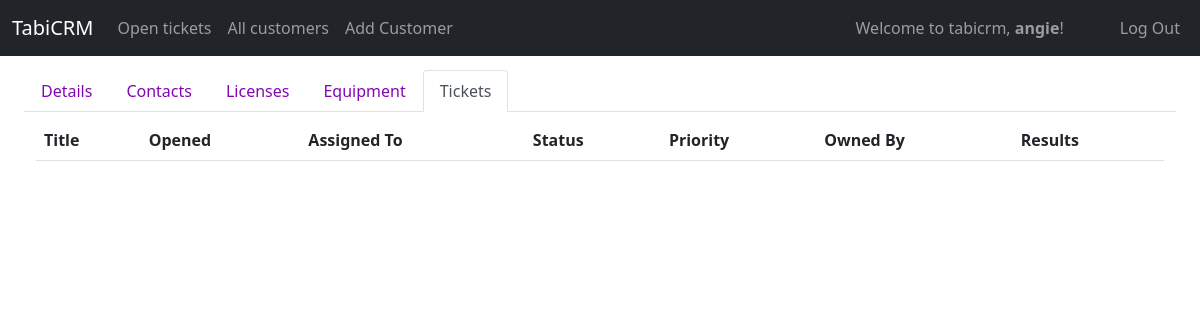
The app's page /display_tickets/5 (signed in), older data.
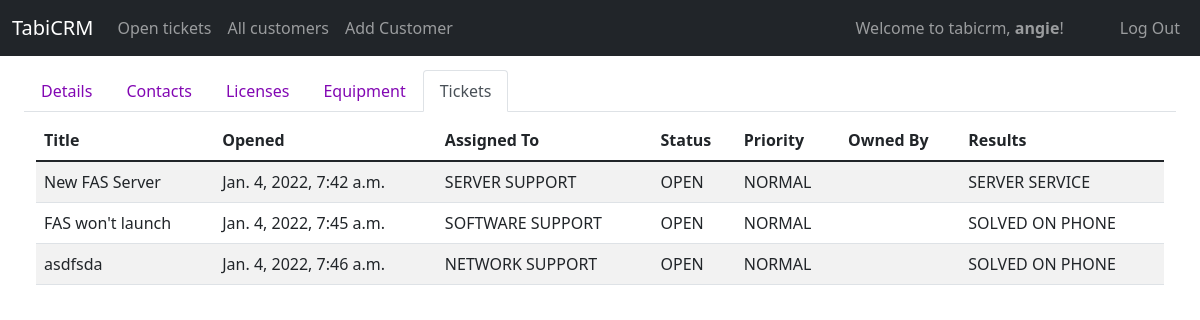
The same page, newer data.
### tabicrm/models.py (models this page shows, shortened)
class Ticket(models.Model):
    OPEN='OPEN'
    IN_PROGRESS='IN PROGRESS'
    WAITING_ON_CUSTOMER = 'WAITING ON CUSTOMER'
    CLOSED = 'CLOSED'
    LOW = 'LOW'
    NORMAL = 'NORMAL'
    HIGH = 'HIGH'
    URGENT = 'URGENT'
    SOLVED_ON_PHONE = 'SOLVED ON PHONE'
    SERVER_SERVICE = 'SERVER SERVICE'
    ROUTER_SERVICE = 'ROUTER SERVICE'
    CONTRACT_SERVICE = 'CONTRACT SERVICE'
    NON_CONTRACT_SERVICE = 'NON-CONTRACT SERVICE'
    NETWORK_SUPPORT_TEAM = "NETWORK SUPPORT"
    SOFTWARE_SUPPORT_TEAM = "SOFTWARE SUPPORT"
    SERVER_SUPPORT_TEAM = "SERVER SUPPORT"
    HARDWARE_SUPPORT_TEAM = "HARDWARE SUPPORT"
    SALES_TEAM = "SALES"
    DEVELOPMENT_TEAM = "DEVELOPMENT"
    STATUS_CHOICES = [
        (OPEN, 'OPEN'),
        (IN_PROGRESS, 'IN PROGRESS'),
        (WAITING_ON_CUSTOMER, 'WAITING ON CUSTOMER'),
        (CLOSED, 'CLOSED')
    ]
    PRIORITY_CHOICES = [
        (LOW, 'LOW'),
        (NORMAL, 'NORMAL'),
        (HIGH, 'HIGH'),
        (URGENT, 'URGENT')
    ]
    RESULTS_CHOICES = [
        (SOLVED_ON_PHONE, 'SOLVED ON PHONE'),
        (SERVER_SERVICE, 'SERVER SERVICE'),
        (ROUTER_SERVICE, 'ROUTER SERVICE'),
        (CONTRACT_SERVICE, 'CONTRACT SERVICE'),
        (NON_CONTRACT_SERVICE, 'NON-CONTRACT SERVICE')
    ]
    TEAM_CHOICES = [
        (NETWORK_SUPPORT_TEAM, "NETWORK SUPPORT"),
        (SOFTWARE_SUPPORT_TEAM, "SOFTWARE SUPPORT"),
        (SERVER_SUPPORT_TEAM, "SERVER SUPPORT"),
        (HARDWARE_SUPPORT_TEAM, "HARDWARE SUPPORT"),
        (SALES_TEAM, "SALES"),
        (DEVELOPMENT_TEAM, "DEVELOPMENT")
    ]
    id = models.AutoField(primary_key=True)
    customer = models.ForeignKey(Customer, on_delete=CASCADE, related_name="customer_ticket")
    assigned_to = models.CharField(max_length=255, choices=TEAM_CHOICES, default=SOFTWARE_SUPPORT_TEAM)
    owned_by = models.ForeignKey(User, on_delete=SET_NULL, related_name="ticket_ownedby", blank=True, null=True)
    title = models.CharField(max_length=255)
    status =  models.CharField(max_length=255, choices=STATUS_CHOICES, default=OPEN)
    priority = models.CharField(max_length=255, choices=PRIORITY_CHOICES, default=NORMAL)
    results = models.CharField(max_length=255, choices=RESULTS_CHOICES, default=SOLVED_ON_PHONE)
    description = models.TextField(blank=True, null=True)
    solution = models.TextField(blank=True, null=True)
    added_by = models.ForeignKey(User, on_delete=SET_NULL, related_name="ticket_addedby", blank=True, null=True)
    updated_by = models.ForeignKey(User, on_delete=SET_NULL, related_name="ticket_updatedon", blank=True, null=True)
    created_on = models.DateTimeField(auto_now_add=True)
    updated_on = models.DateTimeField(auto_now=True)

### tabicrm/views/ticket.py (the view)
# urls.py: path("display_tickets/<int:customerId>", views.display_tickets, name="display_tickets"),
@login_required
def display_tickets(request, customerId):
    customer = Customer.objects.get(id = customerId)
    tickets = Ticket.objects.filter(customer = customer)
    return render(request,"tabicrm/full_forms/display_tickets.html", {"tickets": tickets, 'customer': customer, 'cust_tickets': True })

### tabicrm/templates/tabicrm/full_forms/display_tickets.html
{% extends "tabicrm/layout.html" %}
{% load static %}
{% load humanize %}
{% block body %}
<div class="container-fluid mt-2">
    {% include 'tabicrm/partials/customer_nav.html' %}
    <div class="container-fluid mt-2">
        <table class="table table-striped table-responsive" id="ticketsTable">
            <thead class="thead-dark">
                <tr>
                    <th scope="col">Title</th>
                    <th scope="col">Opened</th>
                    <th scope="col">Assigned To</th>
                    <th scope="col">Status</th>
                    <th scope="col">Priority</th>
                    <th scope="col">Owned By</th>
                    <th scope="col">Results</th>
                </tr>
            </thead>
            <tbody>
                {% for ticket in tickets %}
                <tr class="select-customer" onclick="viewSingleTicketForm('{{ticket.id}}')">
                    <td>{{ticket.title}}</td>
                    <td>{{ticket.created_on}}</td>
                    <td>{{ticket.assigned_to}}</td>
                    <td>{{ticket.status}}</td>
                    <td>{{ticket.priority}}</td>
                    <td>{% if ticket.owned_by %}{{ticket.owned_by}}{% endif %}</td>
                    <td>{{ticket.results}}</td>
                </tr>
                {% endfor%}
            </tbody>
        </table>
    </div>
</div>
{% endblock %}

Row changes from the older to the newer data that the page shows:
added Ticket: title "New FAS Server", created_on "Jan. 4, 2022, 7:42 a.m.", assigned_to "SERVER SUPPORT", status "OPEN", priority "NORMAL", results "SERVER SERVICE"
added Ticket: title "FAS won't launch", created_on "Jan. 4, 2022, 7:45 a.m.", assigned_to "SOFTWARE SUPPORT", status "OPEN", priority "NORMAL", results "SOLVED ON PHONE"
added Ticket: title "asdfsda", created_on "Jan. 4, 2022, 7:46 a.m.", assigned_to "NETWORK SUPPORT", status "OPEN", priority "NORMAL", results "SOLVED ON PHONE"
